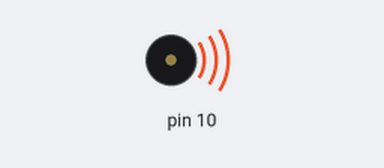
Bench run of a sketch on a simulated Arduino Uno, built with avr-gcc and run on an emulated ATmega328P. On the bench: buzzer (waves = sounding).

Above: at 0.06 s.
At 10.59 s:
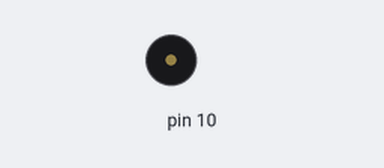
Timing chart, 0 to 10.9 s (numbered marks = the images above):
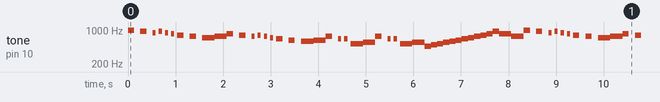

The sketch:

Entry_of_the_Gladiators_-_Circus_Theme.ino
```cpp
// Can be moved in header file i.e notes.h
#define ARRAY_LEN(array) (sizeof(array) / sizeof(array[0]))
#define B5 988
#define Ab5 932
#define A5 880
#define Gb5 831
#define G5 784
#define Fb5 740
#define F5 698
#define E5 659
#define Db5 622
#define D5 587
#define C5 523
#define Cb5 554
#define Ab4 466
#define B4 494

const int midi1[148][3] = {
 {B5, 130, 130},
 {Ab5, 130, 130},
 {A5, 65, 65},
 {Ab5, 65, 65},
 {A5, 65, 65},
 {Gb5, 65, 65},
 {G5, 130, 130},
 {Fb5, 130, 130},
 {F5, 260, 0},
 {Fb5, 260, 0},
 {Gb5, 130, 130},
 {G5, 130, 130},
 {Fb5, 65, 65},
 {G5, 65, 65},
 {Fb5, 65, 65},
 {F5, 65, 65},
 {E5, 130, 130},
 {Db5, 130, 130},
 {D5, 260, 0},
 {Db5, 260, 0},
 {Fb5, 130, 130},
 {E5, 65, 65},
 {E5, 65, 65},
 {C5, 260, 0},
 {Cb5, 260, 0},
 {Fb5, 130, 130},
 {E5, 65, 65},
 {E5, 65, 65},
 {C5, 260, 0},
 {Cb5, 260, 0},
 {Ab4, 130, 0},
 {B4, 130, 0},
 {C5, 130, 0},
 {Cb5, 130, 0},
 {D5, 130, 0},
 {Db5, 130, 0},
 {E5, 130, 0},
 {F5, 130, 0},
 {Fb5, 130, 0},
 {G5, 130, 0},
 {Gb5, 130, 0},
 {Ab5, 130, 0},
 {Gb5, 260, 0},
 {Fb5, 260, 0},
 {B5, 130, 130},
 {Ab5, 130, 130},
 {A5, 65, 65},
 {Ab5, 65, 65},
 {A5, 65, 65},
 {Gb5, 65, 65},
 {G5, 130, 130},
 {Fb5, 130, 130},
 {F5, 260, 0},
 {Fb5, 260, 0},
 {Gb5, 130, 130},
 {G5, 130, 130},
 {Fb5, 65, 65},
 {G5, 65, 65},
 {Fb5, 65, 65},
 {F5, 65, 65},
 {E5, 130, 130},
 {Db5, 130, 130},
 {D5, 260, 0},
 {Db5, 260, 0},
 {D5, 260, 0},
 {D5, 65, 65},
 {D5, 65, 65},
 {F5, 260, 0},
 {Ab4, 260, 0},
 {Fb5, 65, 65},
 {Gb5, 65, 65},
 {Fb5, 65, 65},
 {F5, 65, 65},
 {Db5, 260, 0},
 {Ab4, 260, 0},
 {Ab5, 260, 0},
 {Ab5, 65, 65},
 {Ab5, 65, 65},
 {Ab5, 195, 65},
 {Ab5, 195, 65},
 {Ab5, 65, 65},
 {Ab5, 65, 65},
 {Ab5, 65, 65},
 {Ab5, 65, 65},
 {Ab5, 65, 65},
 {Ab5, 65, 65},
 {Ab5, 195, 0},
};

void playMidi(int pin, const int notes[][3], size_t len){
 for (int i = 0; i < len; i++) {
    tone(pin, notes[i][0]);
    delay(notes[i][1]);
    noTone(pin);
    delay(notes[i][2]);
  }
}
// Generated using https://github.com/ShivamJoker/MIDI-to-Arduino

// main.ino or main.cpp
void setup() {
  // put your setup code here, to run once:
  // play midi by passing pin no., midi, midi len
  // playMidi(11, midi1, ARRAY_LEN(midi1));
}

void loop() {
  // put your main code here, to run repeatedly:
  playMidi(10, midi1, ARRAY_LEN(midi1));
}
```

Measured:
- by itself, tone on pin 10: plays 988 Hz for 0.13 s, 932 Hz for 0.13 s, 880 Hz for 0.07 s, 932 Hz for 0.07 s, 880 Hz for 0.07 s, 831 Hz for 0.07 s … (667 notes in this stretch)
